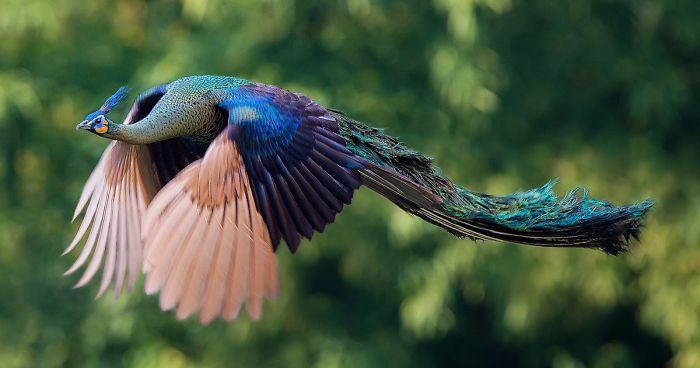
#> input picture Images/flying-peacock-fb1__700.jpeg, 700 x 368 px, found by its file name
$ jupyter execute --allow-errors Palette_10.ipynb   (text cells are left out)
#> lines starting #> are read from the running program, lines starting #| are printed output that depends on the picture; pictures that were not available may be replaced by others from this repository, and a replacement may not be noted
[cell 1]
#@title Inputs { display-mode: "form" }

from torchvision import models
import torch
import torchvision.transforms as T
import math
import PIL
import numpy as np
import cv2
from google.colab.patches import cv2_imshow
from PIL import Image, ImageDraw
import matplotlib.pyplot as plt


import warnings
warnings.filterwarnings('ignore')

#> (the rest of this cell did not finish here and is left out)

[cell 2]
#@title Polyline drawn { display-mode: "form" }
path = '/content/flying-peacock-fb1__700.jpeg' #@param {type:"string"}

# load the image, convert it to grayscale, and blur it
image = cv2.imread(path)
#> image is the input picture: shape (368, 700, 3); mean B, G, R 63.2, 88.7, 71.7


dimensions = image.shape
#> dimensions = (368, 700, 3)

# height, width, number of channels in image
height = image.shape[0]
#> height = 368
if height > 1000:
  scale_percent = 60 # percent of original size
  width = int(image.shape[1] * scale_percent / 100)
  height = int(image.shape[0] * scale_percent / 100)
  dim = (width, height)

# resize image
  image = cv2.resize(image, dim, interpolation = cv2.INTER_AREA)

else:
  pass
img1 = image.copy()
img = Image.fromarray(image)

#> (the rest of this cell did not finish here and is left out)

#> (a cell that did not finish here is left out)

[cell 4]
#@title Color Palette-Mosaic principle { display-mode: "form" }

import cv2
import numpy as np
import matplotlib.pyplot as plt
from google.colab.patches import cv2_imshow
#  Read the picture
img = cv2.imread('/content/final.jpg')
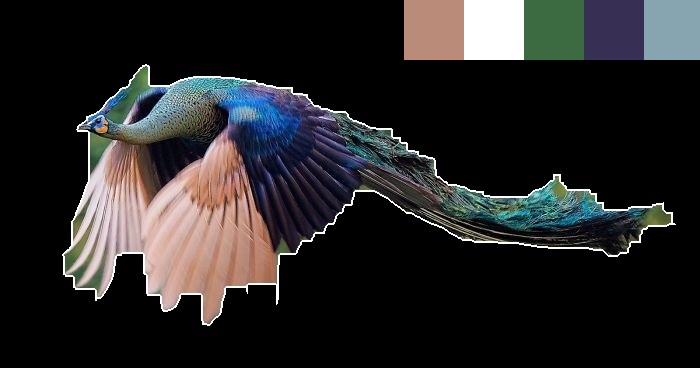
#> input picture Images/aaaa.jpg, 700 x 368 px, given in place of final.jpg, which was not available
#> img is the input picture: shape (368, 700, 3); mean B, G, R 38.5, 38.1, 39.1

#  Get the height and width of the image
height, width = img.shape[0], img.shape[1]
#> width = 700
# print(img.shape)  # (352, 642, 3)
#  The sample is converted to  8*8  Region
numHeight, numWidth = height / 8, width / 8
#> numHeight = 46; numWidth = 87.5

#  Build an image , Content is zero filled
new_img1 = np.zeros((height, width, 3), np.uint8)
for i in range(8):
    #  Get Y coordinates
    y = int(i * numHeight)
    for j in range(8):
        #  Get  X  coordinates
        x = int(j * numWidth)
        #  Get fill color , Pixel dot in upper left corner
        b = img[y, x][0]
        g = img[y, x][1]
        r = img[y, x][2]

        #  Loop setting small area sampling
        for n in range(int(numHeight)):
            for m in range(int(numWidth)):
                new_img1[y+n, x+m][0] = np.uint8(b)
                new_img1[y+n, x+m][1] = np.uint8(g)
                new_img1[y+n, x+m][2] = np.uint8(r)
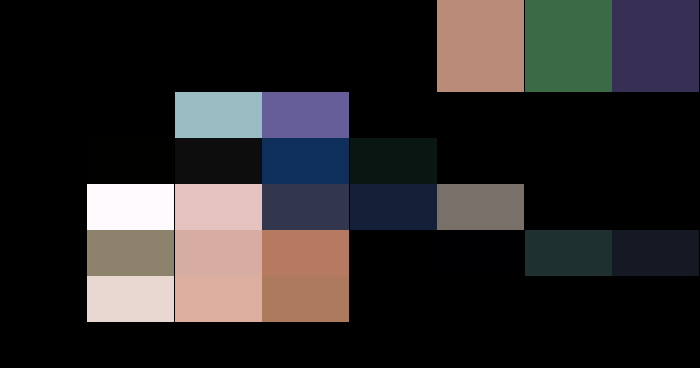
#> new_img1: shape (368, 700, 3); mean B, G, R 40.6, 40.5, 43.3

#  Show the image
#cv2_imshow(img)
#cv2_imshow(new_img1)
img=cv2.cvtColor(new_img1,cv2.COLOR_BGR2RGB)

colours, counts = np.unique(img.reshape(-1,3), axis=0, return_counts=1)
#> colours = 24 rows, first 8: [0, 0, 0], [0, 0, 2], [1, 2, 0], [10, 22, 18], [13, 13, 13], [14, 47, 90], [20, 32, 56], [21, 25, 36]; counts = 24 values, max 153548 at index 0, min 4002 at index 1, mean 10733.3

c =colours.tolist()
#> c = 24 items, first 6: [0, 0, 0], [0, 0, 2], [1, 2, 0], [10, 22, 18], [13, 13, 13], [14, 47, 90]

b =[item for item in c if sum(item) > 50]
#> b = 19 items, first 6: [14, 47, 90], [20, 32, 56], [21, 25, 36], [30, 49, 47], [50, 55, 77], [55, 47, 84]
b = b[:6]
#> b = [[14, 47, 90], [20, 32, 56], [21, 25, 36], [30, 49, 47], [50, 55, 77], [55, 47, 84]]
palette = np.array(b[1:])[np.newaxis, :, :]
#> palette = [[20, 32, 56], [21, 25, 36], [30, 49, 47], [50, 55, 77], [55, 47, 84]]
plt.axis('off')
plt.imshow(palette)
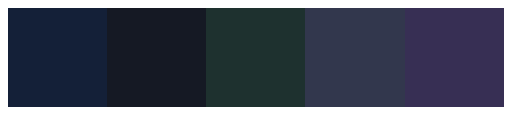
#> figure drawn by matplotlib, 1 panel
